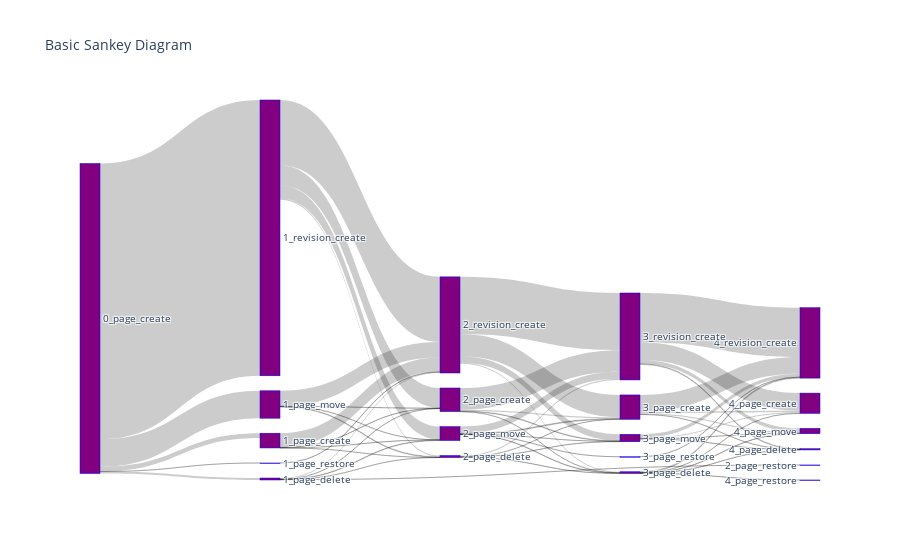

Notebook cell for this chart:
### Code cell
flow = go.Sankey(
    node=dict(
        pad = 15,
        thickness = 20,
        line = dict(color = 'blue', width = 0.5),
        label = list(node_ind_dict.keys()),
        color = 'purple'
    ),
    link=dict(
        source = to_plot_indices['source'].to_list(),  
        target = to_plot_indices['target'].to_list(),
        value = to_plot_indices['count'].to_list()
))

fig = go.Figure()
fig.add_trace(flow)
fig.update_layout(title_text="Basic Sankey Diagram", font_size=10)
fig.show()

### Figure 1 — Plotly figure (JSON) as saved in the notebook; plotly's stock layout.template omitted (floating-point values rounded to 4 significant figures)
{"data": [{"link": {"source": [2, 2, 2, 2, 2, 18, 18, 18, 18, 4, 4, 4, 4, 4, 12, 12, 12, 12, 10, 13, 13, 13, 13, 14, 14, 14, 14, 5, 5, 5, 5, 0, 0, 0, 0, 0, 17, 17, 17, 17, 20, 20, 20, 20, 6, 6, 6, 6, 6, 16, 16, 16, 16, 8, 15, 15, 15, 15], "target": [18, 4, 12, 10, 13, 14, 5, 0, 17, 14, 5, 0, 9, 17, 14, 5, 0, 17, 17, 14, 5, 0, 17, 20, 6, 16, 15, 20, 6, 16, 15, 20, 6, 16, 8, 15, 20, 6, 16, 15, 19, 1, 11, 7, 19, 1, 11, 3, 7, 19, 1, 11, 7, 7, 19, 1, 11, 7], "value": [212, 87, 1203, 1, 12101, 8, 1, 13, 626, 3, 3, 18, 1, 48, 6, 28, 2, 680, 2, 881, 57, 578, 2862, 54, 2, 27, 953, 3, 9, 16, 56, 35, 17, 1, 1, 299, 977, 47, 282, 2507, 64, 3, 55, 735, 3, 8, 17, 1, 42, 46, 12, 4, 146, 1, 776, 31, 159, 2165]}, "node": {"color": "purple", "label": ["2_page_move", "4_page_delete", "0_page_create", "4_page_restore", "1_page_delete", "2_page_delete", "3_page_delete", "4_revision_create", "3_page_restore", "2_page_restore", "1_page_restore", "4_page_move", "1_page_move", "1_revision_create", "2_page_create", "3_revision_create", "3_page_move", "2_revision_create", "1_page_create", "4_page_create", "3_page_create"], "line": {"color": "blue", "width": 0.5}, "pad": 15, "thickness": 20}, "type": "sankey"}], "layout": {"font": {"size": 10}, "title": {"text": "Basic Sankey Diagram"}}}
